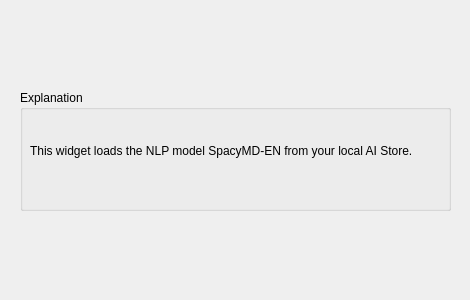
<?xml version="1.0" encoding="UTF-8"?>
<ui version="4.0">
 <class>Form</class>
 <widget class="QWidget" name="Form">
  <property name="geometry">
   <rect>
    <x>0</x>
    <y>0</y>
    <width>470</width>
    <height>300</height>
   </rect>
  </property>
  <property name="windowTitle">
   <string>Form</string>
  </property>
  <widget class="QGroupBox" name="groupBox">
   <property name="geometry">
    <rect>
     <x>20</x>
     <y>90</y>
     <width>431</width>
     <height>121</height>
    </rect>
   </property>
   <property name="title">
    <string>Explanation</string>
   </property>
   <widget class="QLabel" name="Description">
    <property name="geometry">
     <rect>
      <x>10</x>
      <y>40</y>
      <width>411</width>
      <height>41</height>
     </rect>
    </property>
    <property name="text">
     <string>This widget loads the NLP model SpacyMD-EN from your local AI Store.</string>
    </property>
    <property name="textFormat">
     <enum>Qt::AutoText</enum>
    </property>
    <property name="alignment">
     <set>Qt::AlignLeading|Qt::AlignLeft|Qt::AlignVCenter</set>
    </property>
    <property name="wordWrap">
     <bool>true</bool>
    </property>
   </widget>
  </widget>
 </widget>
 <resources/>
 <connections/>
</ui>
